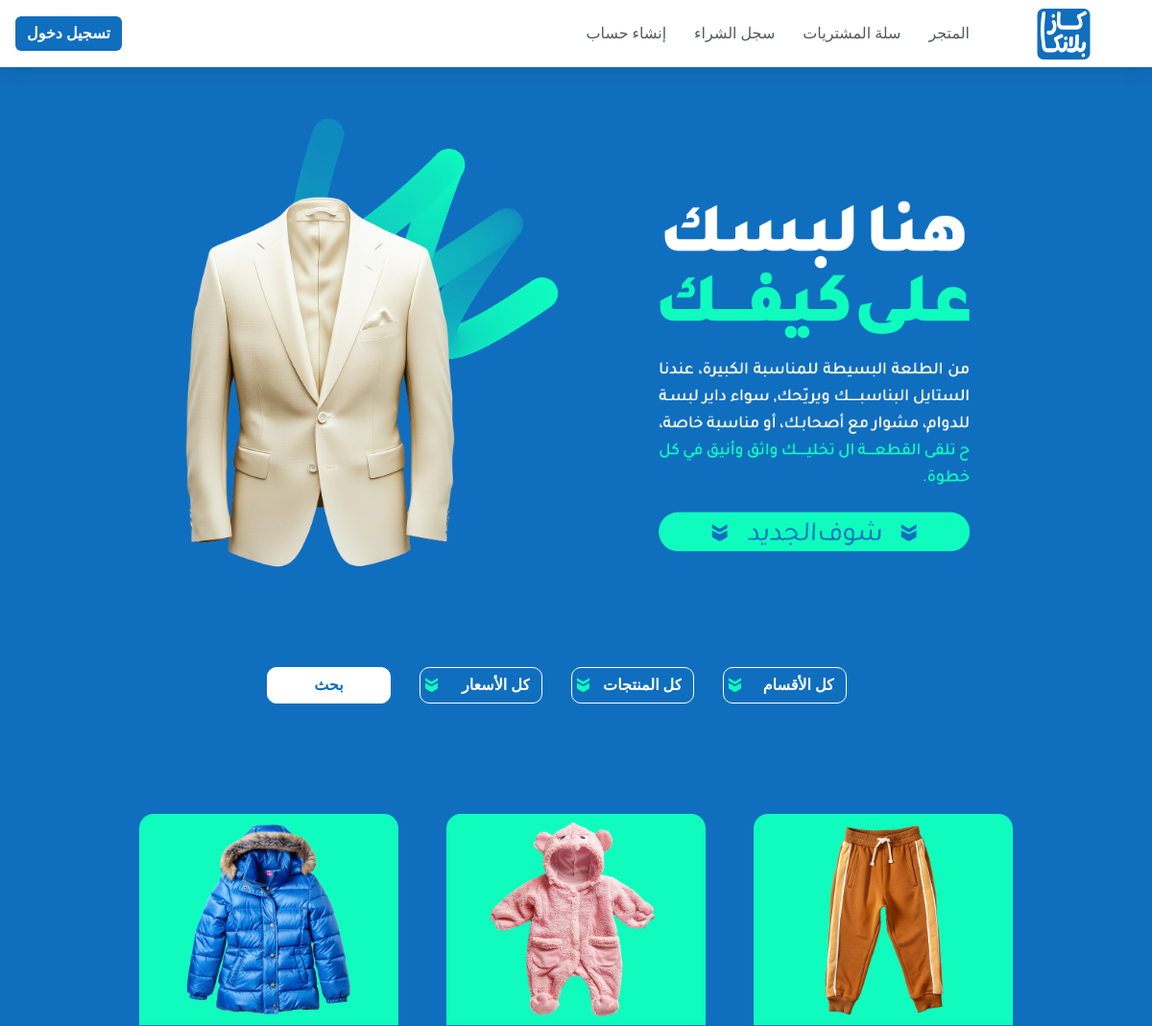
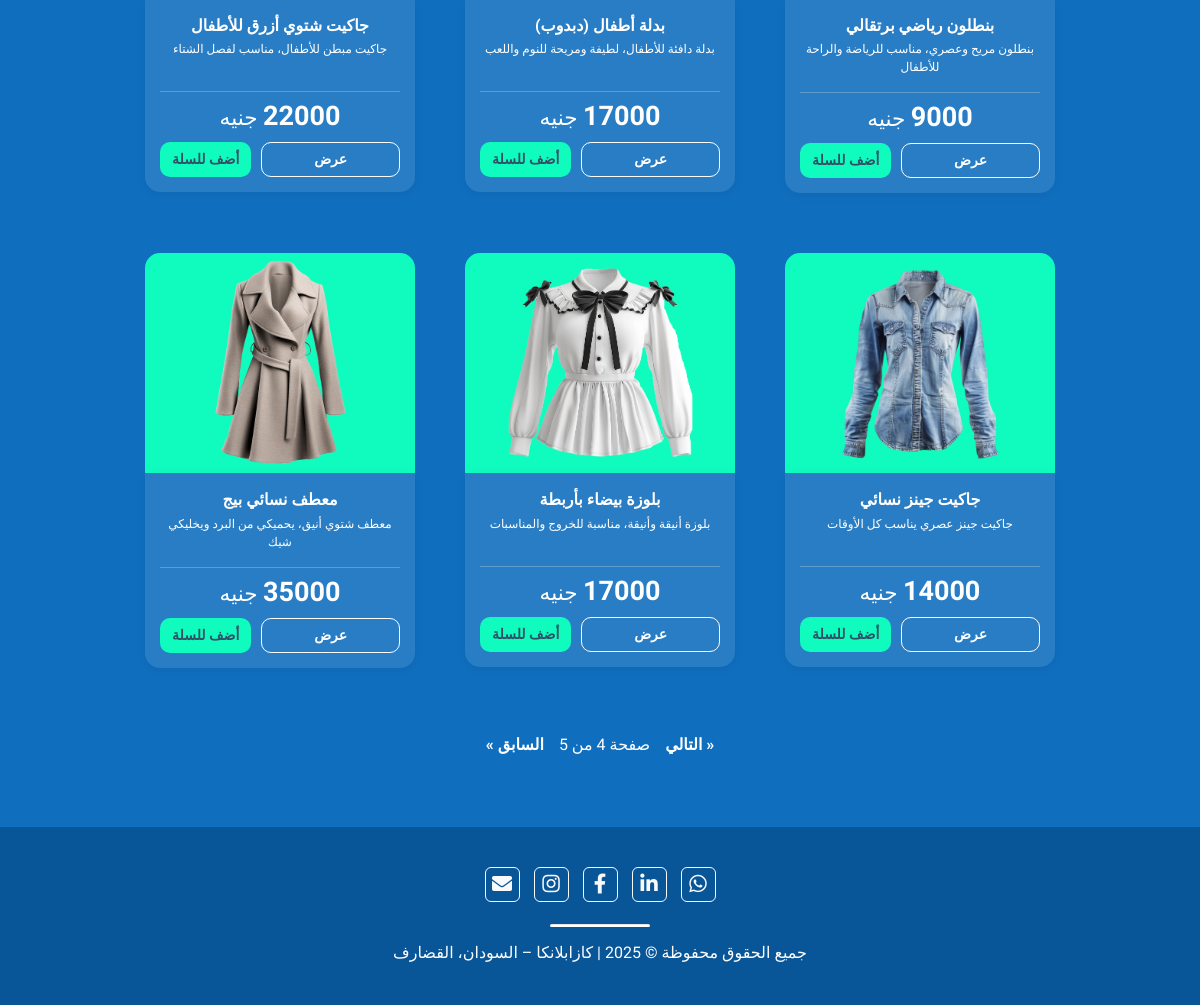
/?page=4, run on the app's committed database (2 pictures, top to bottom).
### store/models.py (models this page shows, shortened)
class Product(models.Model):
    CATEGORY_CHOICES = (
        ('men', 'رجالي'),
        ('women', 'نسائي'),
        ('kids', 'أطفالي'),
    )
    CLOTHE_CATEGORY_CHOICES = (
        ('t-shirt', 'تي شيرتات'),
        ('shirts', 'قمصان'),
        ('pants', 'بناطلين'),
        ('jackets', 'جاكيتات'),
        ('suits', 'بدلات'),
        ('sportswear', 'ملابس رياضية'),
        ('jeans', 'جينز'),
        ('hoodies', 'هوديز'),
        ('dresses', 'فساتين'),
        ('blouses', 'بلوزات'),
        ('abayas', 'عبايات'),
        ('pajamas', 'بيجامات'),
        ('bags', 'حقائب'),
        ('sneakers', 'أحذية رياضية'),
        ('formal-shoes', 'أحذية رسمية'),
        ('boots', 'بوتات'),
        ('slippers', 'شباشب'),
        ('caps', 'كابات'),
        ('hats', 'قبعات'),
        ('sunglasses', 'نظارات شمسية'),
        ('watches', 'ساعات'),
)
    name = models.CharField(max_length=200, null=True)
    description = models.TextField(null=True, blank=True)
    price = models.DecimalField(decimal_places=0, max_digits=10, default=0)
    category = models.CharField(max_length=10, choices=CATEGORY_CHOICES, default='men')
    type_of_clothe = models.CharField(max_length=20, choices=CLOTHE_CATEGORY_CHOICES, default='t-shirt')
    image = models.ImageField(null=True, blank=True)
    @property
    def imageURL(self):
        try:
            url = self.image.url
        except:
            url = ''
        return url

### store/views.py (the view, shortened to what this page needs)
# urls.py: path('', views.store_view, name='store'),
def store_view(request):
    category = request.GET.get('category')
    type_of_clothe = request.GET.get('type_of_clothe')
    price = request.GET.get('price')
    products = Product.objects.all()
    if category:
        products = products.filter(category=category)
    if type_of_clothe:
        products = products.filter(type_of_clothe=type_of_clothe)
    paginator = Paginator(products, 6)  # Show 6 products per page
    page_number = request.GET.get('page')
    page_obj = paginator.get_page(page_number)
    if request.user.is_authenticated:
        customer, created = Customer.objects.get_or_create(
            user = request.user,
            defaults={'name': request.user.username,}
        )
        order, created = Order.objects.get_or_create(customer=customer, complete=False)
        items = order.orderitem_set.all()
    else:
        items = []
        order = {
            'get_cart_items': 0,
            'get_cart_total': 0,
            'shipping': False,
        }
    context = {
        'products': page_obj,
        'items':items,
        'order':order,
        'category': category,
        'type_of_clothe': type_of_clothe,
        'price': price,
        'page_obj': page_obj,
        }
    return render(request, 'store/store.html', context)

### store/templates/store/store.html (shortened to what this page needs)
{% extends 'store/main.html' %}
{% load static %}
{% block content %}
<link rel="stylesheet" type="text/css" href="{% static 'css/store.css' %}">
<div class="hero-section">
  <img src="{% static 'images/hero-section.png' %}" alt="">
</div>
<form method="get" class="mb-8 category-form text-center" style="max-width: 1200px; margin: auto;">
  <div class="row justify-content-center">
    <div class="col-md-2 mb-4">
      <select name="category" class="form-select form-select-lg mb-3 form-control" aria-label=".form-select-lg example">
        <option value="">كل الأقسام</option>
      </select>
    </div>
    <div class="col-md-2 mb-4">
      <select name="type_of_clothe" class="form-select form-select-lg mb-3 form-control" aria-label=".form-select-lg example">
        <option value="">كل المنتجات</option>
      </select>
    </div>
    <div class="col-md-2 mb-4">
      <select name="price" class="form-select form-select-lg mb-3 form-control" aria-label=".form-select-lg example">
        <option value="">كل الأسعار</option>
      </select>
    </div>
    <div class="col-md-2 mb-4">
      <button type="submit" class="btn btn-warning w-100" style="font-weight: 700;">بحث</button>
    </div>
  </div>
</form>
<div class="row products-row">
    {% for product in page_obj %}
      <div class="product-card col-lg-4">
          <div class="thumbnail">
            <img src="{{product.imageURL}}" alt="Product">
          </div>
          <div class="box-element product">
              <h6 class="product-name text-center"><strong>{{product.name}}</strong></h6>
              <div>
                <p class="product-description">{{product.description}}</p>
              </div>
              <hr>
              <div class="product-footer">
                <h4 class="price-text">{{product.price}}<small> جنيه</small></h4>
                <div class="product-buttons">
                  <form method="POST" action="{% url 'add_to_cart' product.id %}">
                    <button class="btn btn-success w-100">أضف للسلة</button>
                  </form>
                  <a data-fancybox="gallery" href="{{product.imageURL}}" class="btn btn-outline-dark  add-btn w-100">عرض</a>
                </div>
              </div>
          </div>
      </div>
    {% endfor %}
</div>
<div class="pagination">
    {% if page_obj.has_previous %}
        <a href="?page={{ page_obj.previous_page_number }}">&laquo; السابق</a>
    {% endif %}
    <span>صفحة {{ page_obj.number }} من {{ page_obj.paginator.num_pages }}</span>
    {% if page_obj.has_next %}
        <a href="?page={{ page_obj.next_page_number }}{% if category %}&category={{ category }}{% endif %}{% if type_of_clothe %}&type_of_clothe={{ type_of_clothe }}{% endif %}{% if price %}&price={{ price }}{% endif %}">التالي &raquo;</a>
    {% endif %}
</div>
{% endblock content %}

### static/css/main.css (style rules this page uses)
body { background: #106EBE; font-family: "Tajawal", sans-serif; }
h1,h2,h3,h4,h5,h6 { color:hsl(0, 0%, 30%); }
.box-element { box-shadow:hsl(0, 0%, 80%) 0 0 16px; background-color: #fff; border-radius: 4px; padding: 10px; }
.product { border-radius: 0 0 4px 4px; }
.col-lg-4, .col-lg-6, .col-lg-8, .col-lg-12 { margin-top: 10px; }
.btn { border-radius: 0; }
.btn-danger, .btn-warning { background-color: #106EBE !important; border: 0; border-radius: 6px; color: #fff; font-weight: 600; }
@media (max-width: 1200px) { .col-lg-12, .col-lg-8, .col-lg-6, .col-lg-4 { width: 100%!important; margin-top: 10px; } }
@media (max-width: 1200px) { .thumbnail { height: 220px!important; } }

### static/css/store.css (style rules this page uses)
.btn-success { background: #0FFCBE; border: none; border-radius: 10px; color: #334f65; font-weight: 600; }
.btn-outline-dark { border: 1px solid #fff; color: #fff; border-radius: 10px; font-weight: 600; }
.hero-section img { width: 100%; height: 100%; object-fit: cover; object-position: center; transition: transform 0.5s ease-in-out; }
.products-row { justify-content: center; margin: 40px auto; }
.products-row .col-lg-4 { flex: 0 0 0 33.3333%; max-width: 33.3333%; padding: 25px; }
.thumbnail { width: 100%; height: 200px; background: #0FFCBE; border-top-left-radius: 15px; border-top-right-radius: 15px; overflow: hidden; display: flex; align-items: center; justify-content: center; }
.thumbnail img { width: 100%; height: 100%; object-fit: cover; }
.products-row .product { padding: 15px; color: #fff!important; box-shadow: 0 2px 10px rgba(0, 0, 0, 0.05); background: rgba(255, 255, 255, 0.1); border-bottom-left-radius: 15px; border-bottom-right-radius: 15px; }
.box-element { background: #fff; padding: 20px; text-align: right; }
.product-name { font-size: 16px; color: #fff; font-weight: 700; padding-top: 2px; padding-bottom: 0; margin-bottom: 0; }
.product-description { text-align: center; font-size: 12px; font-weight: 500; color: #fff; padding-top: 5px; margin-bottom: 0; padding-bottom: 0; min-height: 40px; overflow: hidden; }
.price-text { text-align: center; margin: 0; padding-top: 0; padding-bottom: 5px; direction: rtl; font-weight: 800; font-size: 27px; color: #fff; }
.product-card hr { background-color: #fff; margin-bottom: 8px; opacity: 0.3; }
.category-form { direction: rtl; padding-top: 40px; padding-right: 40px; margin-right: 50%; }
.product-buttons { padding-top: 5px; display: flex; gap: 10px; }
.product-buttons form button { flex: 2; height: 35px; font-size: 14px; }
.product-buttons a { flex: 1; height: 35px; font-size: 14px; }
.form-select { font-size: 16px; font-weight: 700; background: none; color: #fff; border: 1px solid #fff; border-radius: 10px; appearance: none; -webkit-appearance: none; -moz-appearance: none; background: url('/static/images/arrow-down.svg') no-repeat left 5px center; background-size: 13px; }
.category-form .btn-warning { background-color: #fff !important; border-radius: 10px; color: #106EBE; border: 1.6px solid #fff; }
.pagination { display: flex; justify-content: center; align-items: center; margin-top: 20px; gap: 15px; color: #fff; }
.pagination a { text-align: center; font-weight: 700; color: #fff!important; text-decoration: none!important; }

### data on the page
Product: imageURL (picture), name "جاكيت شتوي أزرق للأطفال", description "جاكيت مبطن للأطفال، مناسب لفصل الشتاء", price "22000"
Product: imageURL (picture), name "بدلة أطفال (دبدوب)", description "بدلة دافئة للأطفال، لطيفة ومريحة للنوم واللعب", price "17000"
Product: imageURL (picture), name "بنطلون رياضي برتقالي", description "بنطلون مريح وعصري، مناسب للرياضة والراحة للأطفال", price "9000"
Product: imageURL (picture), name "معطف نسائي بيج", description "معطف شتوي أنيق، يحميكي من البرد ويخليكي شيك", price "35000"
Product: imageURL (picture), name "بلوزة بيضاء بأربطة", description "بلوزة أنيقة وأنيقة، مناسبة للخروج والمناسبات", price "17000"
Product: imageURL (picture), name "جاكيت جينز نسائي", description "جاكيت جينز عصري يناسب كل الأوقات", price "14000"

### other printed values
{{ page_obj.paginator.num_pages }} "5"
